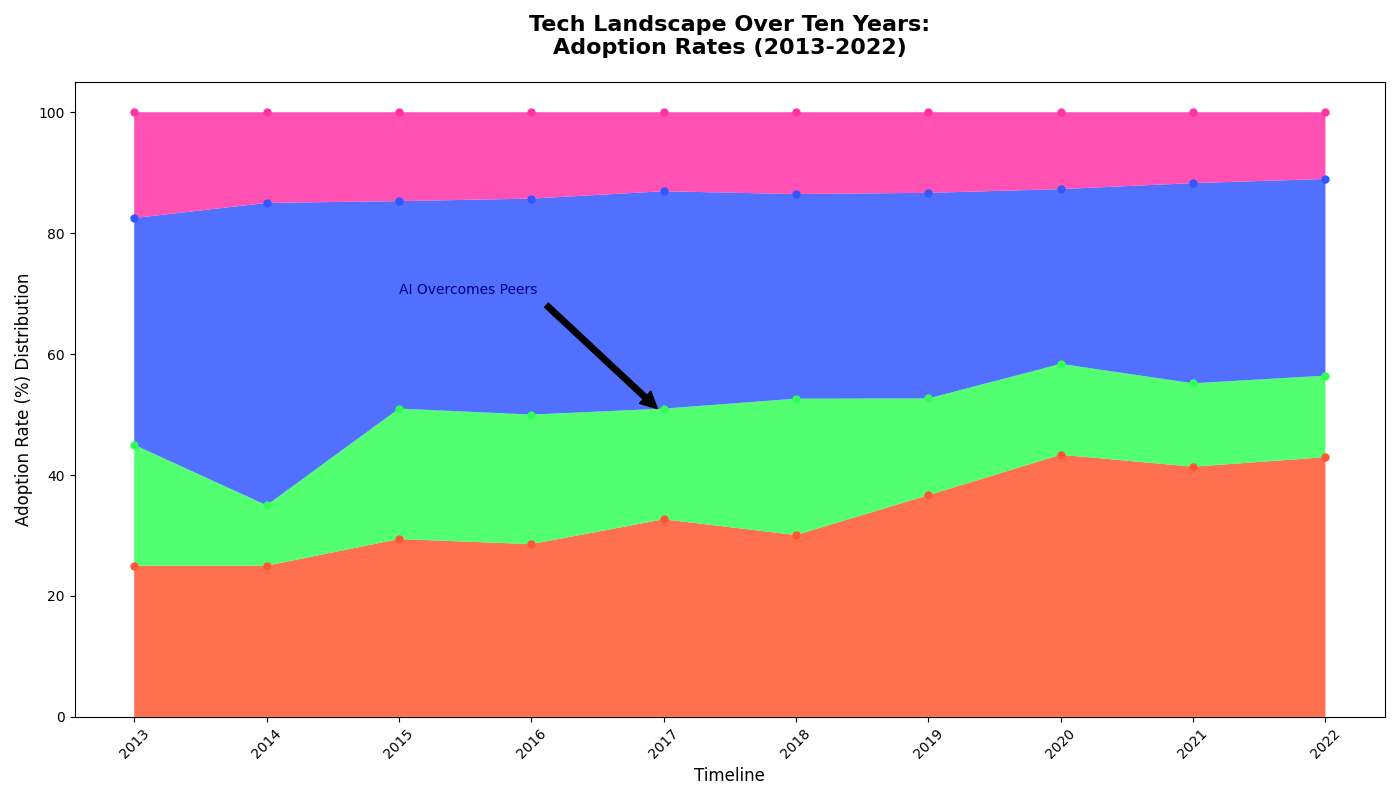

Python code for this plot:
import matplotlib.pyplot as plt
import numpy as np

years = np.arange(2013, 2023)

# Adjusted the adoption values randomly within the groups.
ai_adoption = np.array([10, 5, 30, 20, 50, 40, 55, 75, 60, 70])
blockchain_adoption = np.array([8, 2, 22, 15, 28, 30, 24, 26, 20, 22])
iot_adoption = np.array([15, 10, 35, 25, 55, 45, 51, 50, 48, 53])
ar_adoption = np.array([7, 3, 15, 10, 20, 18, 20, 22, 17, 18])

total_adoption = ai_adoption + blockchain_adoption + iot_adoption + ar_adoption

ai_adoption_percentage = (ai_adoption / total_adoption) * 100
blockchain_adoption_percentage = (blockchain_adoption / total_adoption) * 100
iot_adoption_percentage = (iot_adoption / total_adoption) * 100
ar_adoption_percentage = (ar_adoption / total_adoption) * 100

adoption_data = np.vstack([ai_adoption_percentage, blockchain_adoption_percentage, iot_adoption_percentage, ar_adoption_percentage])

fig, ax = plt.subplots(figsize=(14, 8), dpi=100)

colors = ['#FF5733', '#33FF57', '#3357FF', '#FF33A6']

ax.stackplot(years, adoption_data, colors=colors, alpha=0.85)

for i, percentage in enumerate(adoption_data):
    ax.plot(years, np.cumsum(adoption_data, axis=0)[i], marker='o', markersize=5, linestyle='None', color=colors[i])

ax.set_title('Tech Landscape Over Ten Years:\nAdoption Rates (2013-2022)', fontsize=16, fontweight='bold', pad=20)
ax.set_xlabel('Timeline', fontsize=12)
ax.set_ylabel('Adoption Rate (%) Distribution', fontsize=12)

ax.set_xticks(years)
ax.set_xticklabels(years, rotation=45)

ax.annotate('AI Overcomes Peers', xy=(2017, 50), xytext=(2015, 70), arrowprops=dict(facecolor='black', shrink=0.05), fontsize=10, color='navy')

plt.tight_layout()
plt.show()
